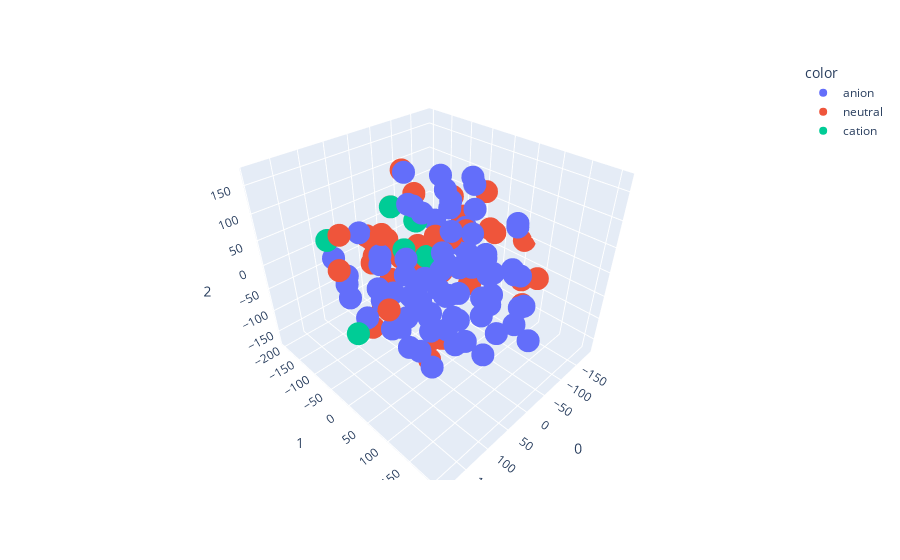

Source (notebook cell):
### Code cell
tsne = TSNE(n_components=3, random_state=0)
projections = tsne.fit_transform(df[features], )

fig = px.scatter_3d(
    projections, x=0, y=1, z=2,
    color=df.Charge_class
)
fig.update_traces(marker_size=8)
fig.show()
